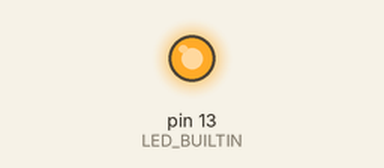
The sketch below on a simulated Arduino Uno, built with avr-gcc and run on an emulated ATmega328P. Shown: output pins drawn as LEDs (lit = HIGH).

Above: at 0.5 s.
At 11.0 s:
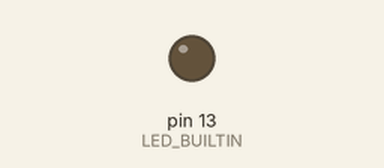
Timing chart, 0 to 15.6 s (numbered marks = the images above):
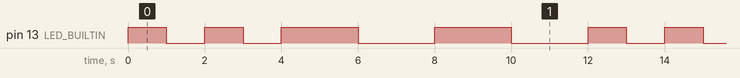

The sketch:

lab1-2.ino
```cpp
// ----------------------------------
// Module name:
//     lab1-2.ino
//
// Description:
//     Blink the builtin LED for 1 second twice and 2 seconds twice
//
// Rev.0 28,June 2017
// ----------------------------------

// -------------------------------
// blinkBultinLED
//
// Purpose:
//    Blink the builtin LED for certain time
//
// Parameters:
//    [in] int onTime  - how long does the light turn on
//    [in] int offTime - how long does the light go off
//
// Return:
//    None
//
// Rev.0  28,June 2017
// ------------------------------
void blinkBuiltinLED(int onTime, int offTime)
{
  digitalWrite(LED_BUILTIN, HIGH);   // turn the LED on (HIGH is the voltage level)
  delay(onTime);                     // wait for certain seconds
  digitalWrite(LED_BUILTIN, LOW);    // turn the LED off by making the voltage LOW
  delay(offTime);                    // wait for certain seconds
}

// the setup function runs once when you press reset or power the board
void setup()
{
  // initialize digital pin LED_BUILTIN as an output.
  pinMode(LED_BUILTIN, OUTPUT);
}

// the loop function runs over and over again forever
void loop()
{
  // 1 second blink twice
  blinkBuiltinLED(1000, 1000);
  blinkBuiltinLED(1000, 1000);
  // 2 seconds blink twice
  blinkBuiltinLED(2000, 2000);
  blinkBuiltinLED(2000, 2000);
}
```

Measured:
- by itself, pin 13 (LED_BUILTIN): repeats every 12.0 s: LOW 1.0 s, HIGH 1.0 s, LOW 1.0 s, 2 × (HIGH 2.0 s, LOW 2.0 s), HIGH 1.0 s
- by itself, everything shown: repeats every 12.0 s, in 8 steps
